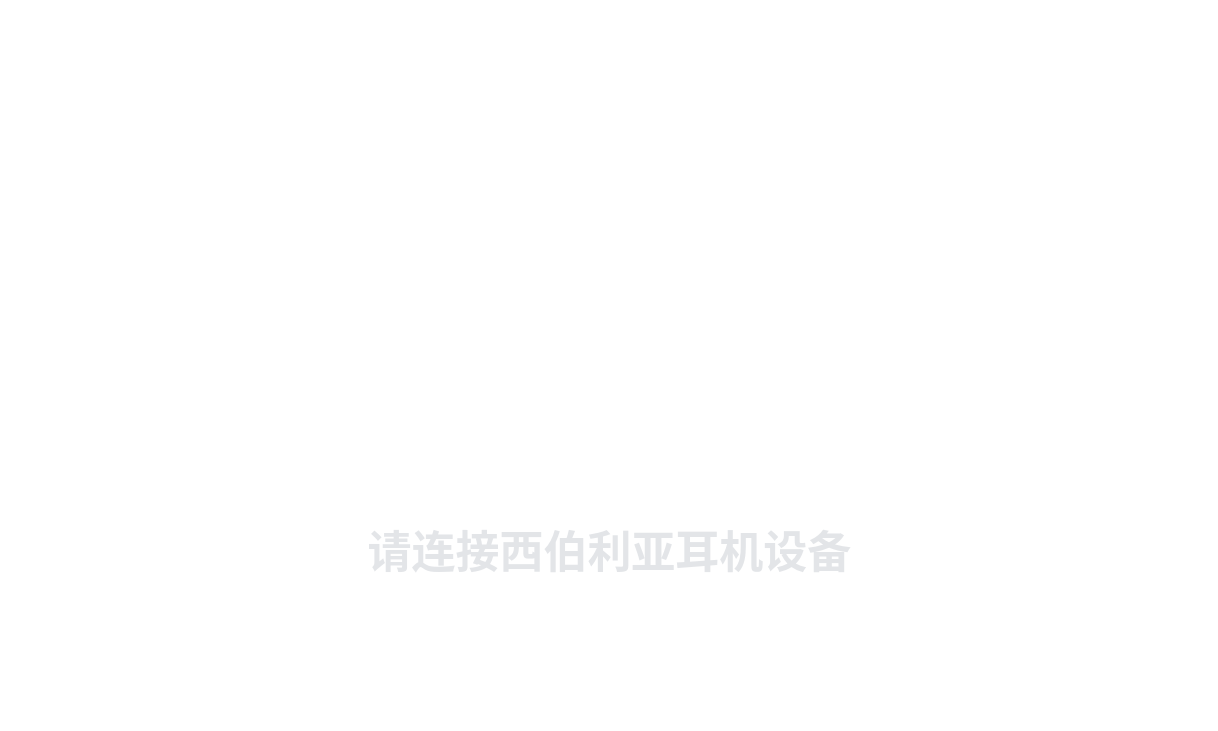
<?xml version="1.0" encoding="UTF-8"?>
<ui version="4.0">
 <class>DeviceSel</class>
 <widget class="QDialog" name="DeviceSel">
  <property name="geometry">
   <rect>
    <x>0</x>
    <y>0</y>
    <width>1218</width>
    <height>731</height>
   </rect>
  </property>
  <property name="windowTitle">
   <string>Dialog</string>
  </property>
  <property name="styleSheet">
   <string notr="true">background:transparent</string>
  </property>
  <layout class="QGridLayout" name="gridLayout">
   <property name="leftMargin">
    <number>0</number>
   </property>
   <property name="topMargin">
    <number>0</number>
   </property>
   <property name="rightMargin">
    <number>0</number>
   </property>
   <property name="bottomMargin">
    <number>0</number>
   </property>
   <property name="spacing">
    <number>0</number>
   </property>
   <item row="0" column="0">
    <widget class="QStackedWidget" name="stackedWidget">
     <property name="currentIndex">
      <number>1</number>
     </property>
     <widget class="QWidget" name="page_DevSel">
      <layout class="QGridLayout" name="gridLayout_2">
       <item row="2" column="0" colspan="2">
        <widget class="QWidget" name="widget_device_section_page" native="true">
         <property name="sizePolicy">
          <sizepolicy hsizetype="Expanding" vsizetype="Preferred">
           <horstretch>0</horstretch>
           <verstretch>0</verstretch>
          </sizepolicy>
         </property>
         <property name="minimumSize">
          <size>
           <width>1200</width>
           <height>450</height>
          </size>
         </property>
         <property name="maximumSize">
          <size>
           <width>16777215</width>
           <height>450</height>
          </size>
         </property>
         <property name="styleSheet">
          <string notr="true">border-image: null;
background:transparent;
border-radius: 7px</string>
         </property>
         <layout class="QGridLayout" name="gridLayout_4">
          <property name="leftMargin">
           <number>0</number>
          </property>
          <property name="topMargin">
           <number>0</number>
          </property>
          <property name="rightMargin">
           <number>0</number>
          </property>
          <property name="bottomMargin">
           <number>0</number>
          </property>
          <property name="spacing">
           <number>0</number>
          </property>
         </layout>
        </widget>
       </item>
       <item row="0" column="1">
        <spacer name="verticalSpacer">
         <property name="orientation">
          <enum>Qt::Vertical</enum>
         </property>
         <property name="sizeHint" stdset="0">
          <size>
           <width>20</width>
           <height>123</height>
          </size>
         </property>
        </spacer>
       </item>
       <item row="3" column="0">
        <spacer name="verticalSpacer_2">
         <property name="orientation">
          <enum>Qt::Vertical</enum>
         </property>
         <property name="sizeHint" stdset="0">
          <size>
           <width>20</width>
           <height>115</height>
          </size>
         </property>
        </spacer>
       </item>
      </layout>
     </widget>
     <widget class="QWidget" name="page_DevEmpty">
      <layout class="QGridLayout" name="gridLayout_3">
       <property name="leftMargin">
        <number>0</number>
       </property>
       <property name="topMargin">
        <number>0</number>
       </property>
       <property name="rightMargin">
        <number>0</number>
       </property>
       <property name="bottomMargin">
        <number>0</number>
       </property>
       <property name="spacing">
        <number>0</number>
       </property>
       <item row="1" column="0">
        <spacer name="horizontalSpacer_2">
         <property name="orientation">
          <enum>Qt::Horizontal</enum>
         </property>
         <property name="sizeHint" stdset="0">
          <size>
           <width>215</width>
           <height>20</height>
          </size>
         </property>
        </spacer>
       </item>
       <item row="0" column="1">
        <spacer name="verticalSpacer_3">
         <property name="orientation">
          <enum>Qt::Vertical</enum>
         </property>
         <property name="sizeType">
          <enum>QSizePolicy::Expanding</enum>
         </property>
         <property name="sizeHint" stdset="0">
          <size>
           <width>20</width>
           <height>240</height>
          </size>
         </property>
        </spacer>
       </item>
       <item row="3" column="1">
        <widget class="QLabel" name="lab_warning">
         <property name="minimumSize">
          <size>
           <width>484</width>
           <height>64</height>
          </size>
         </property>
         <property name="styleSheet">
          <string notr="true">color: rgba(161, 168, 179, 0.3);
font-family: &quot;Noto Sans S Chinese&quot;; 
font-weight: 500;
font-size: 44px;</string>
         </property>
         <property name="text">
          <string>请连接西伯利亚耳机设备</string>
         </property>
         <property name="alignment">
          <set>Qt::AlignCenter</set>
         </property>
        </widget>
       </item>
       <item row="1" column="1">
        <widget class="QLabel" name="lab_empty">
         <property name="minimumSize">
          <size>
           <width>783</width>
           <height>185</height>
          </size>
         </property>
         <property name="maximumSize">
          <size>
           <width>783</width>
           <height>185</height>
          </size>
         </property>
         <property name="styleSheet">
          <string notr="true">border-image: url(:/Skin/Images/GeneralIcon/Empty/DeviceEmpty.png);</string>
         </property>
         <property name="text">
          <string/>
         </property>
        </widget>
       </item>
       <item row="4" column="1">
        <spacer name="verticalSpacer_4">
         <property name="orientation">
          <enum>Qt::Vertical</enum>
         </property>
         <property name="sizeHint" stdset="0">
          <size>
           <width>20</width>
           <height>40</height>
          </size>
         </property>
        </spacer>
       </item>
       <item row="1" column="2">
        <spacer name="horizontalSpacer">
         <property name="orientation">
          <enum>Qt::Horizontal</enum>
         </property>
         <property name="sizeHint" stdset="0">
          <size>
           <width>214</width>
           <height>20</height>
          </size>
         </property>
        </spacer>
       </item>
       <item row="2" column="1">
        <spacer name="verticalSpacer_5">
         <property name="orientation">
          <enum>Qt::Vertical</enum>
         </property>
         <property name="sizeType">
          <enum>QSizePolicy::Fixed</enum>
         </property>
         <property name="sizeHint" stdset="0">
          <size>
           <width>20</width>
           <height>91</height>
          </size>
         </property>
        </spacer>
       </item>
      </layout>
     </widget>
    </widget>
   </item>
  </layout>
 </widget>
 <resources/>
 <connections/>
</ui>
